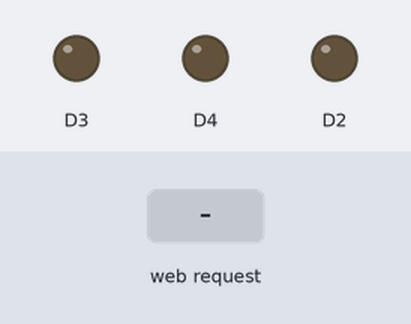
This program was run on a simulated ESP8266 (NodeMCU). Parts: output pins drawn as LEDs (lit = HIGH). Inputs (shaded band) come from the test bench. WiFi joins after 1.5 s; servers stay silent unless stated; what the program prints to the serial monitor is not drawn.

Above: at 2.7 s.
2.8 s: HTTP request GET /LED1ON received
At 3.2 s:
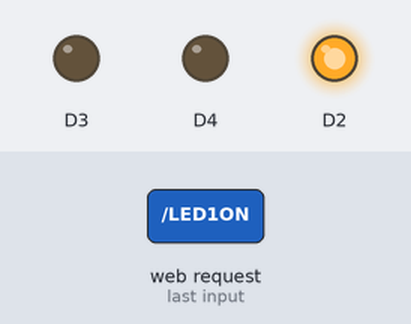
4.3 s: HTTP request GET /LED2ON received
At 5.5 s:
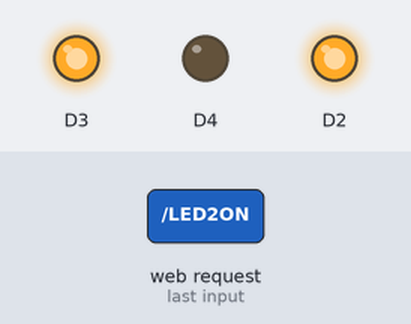
5.8 s: HTTP request GET /LED1OFF received
At 6.7 s:
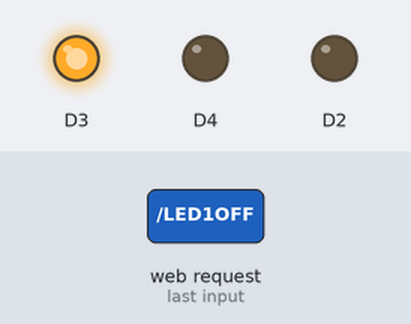
7.3 s: HTTP request GET /LED3ON received
At 7.8 s:
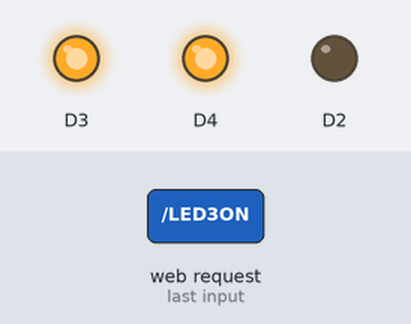
8.8 s: HTTP request GET /LED2OFF received
At 10.0 s:
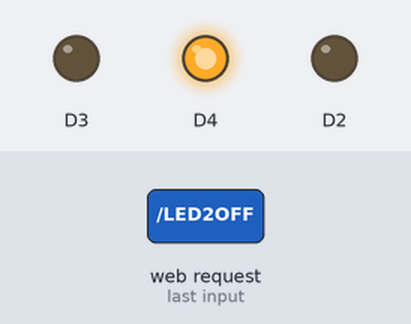
10.3 s: HTTP request GET /LED3OFF received
At 11.3 s:
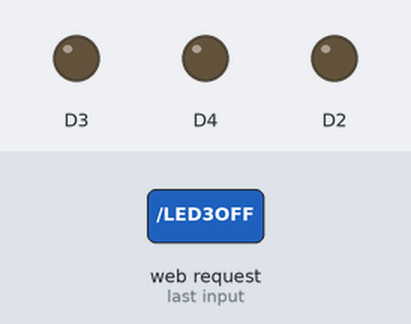
Timing chart, 0 to 12.8 s (numbered marks = the images above; inputs shaded):
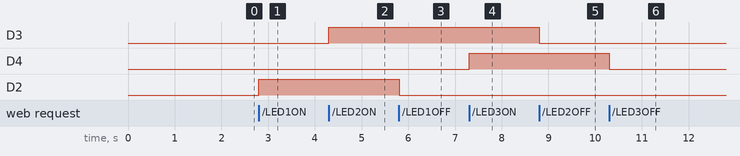

The program:

main.cpp
```cpp
#include <Arduino.h>
#include <ESP8266WiFi.h>
#include <WiFiClient.h>
#include <ESP8266WebServer.h>

const char* ssid = "galih"; // Nama SSID WiFi atau nama wi-fi
const char* password = "galih123"; // Password WiFi atau password wi-fi

ESP8266WebServer server(80); // Membuat objek server pada port 80
String webpage;

void setup(){
  Serial.begin(9600);
  delay(10);

  pinMode(D2, OUTPUT);
  pinMode(D3, OUTPUT);
  pinMode(D4, OUTPUT);

  // Connect to Wifi
  Serial.print("Connecting to ");
  Serial.println(ssid);

  WiFi.mode(WIFI_AP);
  WiFi.begin(ssid, password);

  // Cek koneksi
  Serial.print("Connecting to WiFi");
  while (WiFi.status() != WL_CONNECTED) {
    delay(500);
    Serial.print(".");
  }
  Serial.println(" IP address: ");
  Serial.println(WiFi.softAPIP());
  Serial.println("Connected to WiFi");

  // Membuat halaman web
  webpage += "<html><body>";
  webpage += "<h1>ESP8266 Web Control</h1>";
  webpage += "<h2>Muhamad Galih (H1D022052)</h2>";
  webpage += "<p>LED 1</p>";
  webpage += "<p><a href= \"LED1ON\"\"><button>LED ON</button></a><a href= \"LED1OFF\"\"><button>LED OFF</button></a></p><br>";
  webpage += "<p>LED 2</p>";
  webpage += "<p><a href= \"LED2ON\"\"><button>LED ON</button></a><a href= \"LED2OFF\"\"><button>LED OFF</button></a></p><br>";
  webpage += "<p>LED 3</p>";
  webpage += "<p><a href= \"LED3ON\"\"><button>LED ON</button></a><a href= \"LED3OFF\"\"><button>LED OFF</button></a></p><br>";

  // Membuat tampilan halaman web d

  server.on("/", []() {
    server.send(200, "text/html", webpage);
  });

  // Menangani permintaan untuk LED 1
  server.on("/LED1ON", []() {
    server.send(200, "text/html", webpage);
    digitalWrite(D2, HIGH);
    Serial.println("LED 1 ON");
    delay(1000);
  });

  server.on("/LED1OFF", []() {
    server.send(200, "text/html", webpage);
    digitalWrite(D2, LOW);
    Serial.println("LED 1 OFF");
    delay(1000);
  });

  // Menangani permintaan untuk LED 2

  server.on("/LED2ON", []() {
    server.send(200, "text/html", webpage);
    digitalWrite(D3, HIGH);
    Serial.println("LED 2 ON");
    delay(1000);
  });

  server.on("/LED2OFF", []() {
    server.send(200, "text/html", webpage);
    digitalWrite(D3, LOW);
    Serial.println("LED 2 OFF");
    delay(1000);
  });

  // Menangani permintaan untuk LED 3

  server.on("/LED3ON", []() {
    server.send(200, "text/html", webpage);
    digitalWrite(D4, HIGH);
    Serial.println("LED 3 ON");
    delay(1000);
  });

  server.on("/LED3OFF", []() {
    server.send(200, "text/html", webpage);
    digitalWrite(D4, LOW);
    Serial.println("LED 3 OFF");
    delay(1000);
  });

  server.begin();
  Serial.println("Web server started");
}


void loop(){
  server.handleClient();
}
```

Measured:
- after the input at 2.8 s, D2: LOW → HIGH at once
- after the input at 4.3 s, D3: LOW → HIGH at once
- after the input at 5.8 s, D2: HIGH → LOW at once
- after the input at 7.3 s, D4: LOW → HIGH at once
- after the input at 8.8 s, D3: HIGH → LOW at once
- after the input at 10.3 s, D4: HIGH → LOW at once
